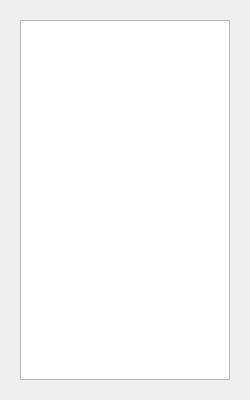
<?xml version="1.0" encoding="UTF-8"?>
<ui version="4.0">
 <class>PlayPopoutWindow</class>
 <widget class="QDialog" name="PlayPopoutWindow">
  <property name="geometry">
   <rect>
    <x>0</x>
    <y>0</y>
    <width>250</width>
    <height>400</height>
   </rect>
  </property>
  <property name="windowTitle">
   <string>Dialog</string>
  </property>
  <widget class="QPlainTextEdit" name="songs_text">
   <property name="geometry">
    <rect>
     <x>20</x>
     <y>20</y>
     <width>210</width>
     <height>360</height>
    </rect>
   </property>
  </widget>
 </widget>
 <resources/>
 <connections/>
</ui>
